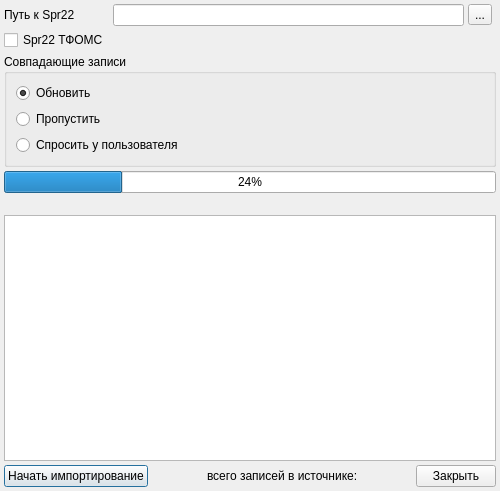
<?xml version="1.0" encoding="UTF-8"?>
<ui version="4.0">
 <class>Dialog</class>
 <widget class="QDialog" name="Dialog">
  <property name="geometry">
   <rect>
    <x>0</x>
    <y>0</y>
    <width>500</width>
    <height>491</height>
   </rect>
  </property>
  <property name="windowTitle">
   <string>Загрузка тарифов для Краснодарского края</string>
  </property>
  <layout class="QGridLayout" name="gridLayout">
   <property name="leftMargin">
    <number>4</number>
   </property>
   <property name="topMargin">
    <number>4</number>
   </property>
   <property name="rightMargin">
    <number>4</number>
   </property>
   <property name="bottomMargin">
    <number>4</number>
   </property>
   <property name="spacing">
    <number>4</number>
   </property>
   <item row="6" column="0" colspan="4">
    <layout class="QHBoxLayout" name="horizontalLayout2">
     <property name="spacing">
      <number>4</number>
     </property>
     <property name="leftMargin">
      <number>0</number>
     </property>
     <property name="topMargin">
      <number>0</number>
     </property>
     <property name="rightMargin">
      <number>0</number>
     </property>
     <property name="bottomMargin">
      <number>0</number>
     </property>
     <item>
      <widget class="QPushButton" name="btnImport">
       <property name="text">
        <string>Начать импортирование</string>
       </property>
      </widget>
     </item>
     <item>
      <spacer name="spacer1">
       <property name="orientation">
        <enum>Qt::Horizontal</enum>
       </property>
       <property name="sizeHint" stdset="0">
        <size>
         <width>40</width>
         <height>20</height>
        </size>
       </property>
      </spacer>
     </item>
     <item>
      <widget class="QLabel" name="labelNum">
       <property name="text">
        <string>всего записей в источнике:</string>
       </property>
      </widget>
     </item>
     <item>
      <spacer name="spacer2">
       <property name="orientation">
        <enum>Qt::Horizontal</enum>
       </property>
       <property name="sizeHint" stdset="0">
        <size>
         <width>40</width>
         <height>20</height>
        </size>
       </property>
      </spacer>
     </item>
     <item>
      <widget class="QPushButton" name="btnClose">
       <property name="text">
        <string>Закрыть</string>
       </property>
      </widget>
     </item>
    </layout>
   </item>
   <item row="3" column="0" colspan="4">
    <widget class="QProgressBar" name="progressBar">
     <property name="value">
      <number>24</number>
     </property>
     <property name="orientation">
      <enum>Qt::Horizontal</enum>
     </property>
    </widget>
   </item>
   <item row="4" column="0" colspan="4">
    <widget class="QLabel" name="statusLabel">
     <property name="text">
      <string/>
     </property>
    </widget>
   </item>
   <item row="0" column="0">
    <widget class="QLabel" name="lblSpr22">
     <property name="text">
      <string>Путь к Spr22</string>
     </property>
    </widget>
   </item>
   <item row="0" column="1">
    <widget class="QLineEdit" name="edtSpr22"/>
   </item>
   <item row="5" column="0" colspan="4">
    <widget class="QTextBrowser" name="log"/>
   </item>
   <item row="0" column="2">
    <widget class="QToolButton" name="btnSelect22">
     <property name="text">
      <string>...</string>
     </property>
    </widget>
   </item>
   <item row="2" column="0" colspan="4">
    <widget class="QGroupBox" name="gbDublicates">
     <property name="title">
      <string>Совпадающие записи</string>
     </property>
     <layout class="QVBoxLayout" name="verticalLayout_4">
      <item>
       <widget class="QRadioButton" name="chkUpdate">
        <property name="text">
         <string>Обновить</string>
        </property>
        <property name="checked">
         <bool>true</bool>
        </property>
       </widget>
      </item>
      <item>
       <widget class="QRadioButton" name="chkSkip">
        <property name="text">
         <string>Пропустить</string>
        </property>
       </widget>
      </item>
      <item>
       <widget class="QRadioButton" name="chkAskUser">
        <property name="text">
         <string>Спросить у пользователя</string>
        </property>
       </widget>
      </item>
     </layout>
    </widget>
   </item>
   <item row="1" column="0">
    <widget class="QCheckBox" name="chkTFOMS">
     <property name="text">
      <string>Spr22 ТФОМС</string>
     </property>
    </widget>
   </item>
  </layout>
 </widget>
 <resources/>
 <connections>
  <connection>
   <sender>chkTFOMS</sender>
   <signal>toggled(bool)</signal>
   <receiver>chkAskUser</receiver>
   <slot>setDisabled(bool)</slot>
   <hints>
    <hint type="sourcelabel">
     <x>49</x>
     <y>36</y>
    </hint>
    <hint type="destinationlabel">
     <x>249</x>
     <y>126</y>
    </hint>
   </hints>
  </connection>
  <connection>
   <sender>chkTFOMS</sender>
   <signal>toggled(bool)</signal>
   <receiver>chkSkip</receiver>
   <slot>setDisabled(bool)</slot>
   <hints>
    <hint type="sourcelabel">
     <x>49</x>
     <y>36</y>
    </hint>
    <hint type="destinationlabel">
     <x>249</x>
     <y>103</y>
    </hint>
   </hints>
  </connection>
  <connection>
   <sender>chkTFOMS</sender>
   <signal>toggled(bool)</signal>
   <receiver>chkUpdate</receiver>
   <slot>setDisabled(bool)</slot>
   <hints>
    <hint type="sourcelabel">
     <x>49</x>
     <y>36</y>
    </hint>
    <hint type="destinationlabel">
     <x>249</x>
     <y>80</y>
    </hint>
   </hints>
  </connection>
 </connections>
</ui>
